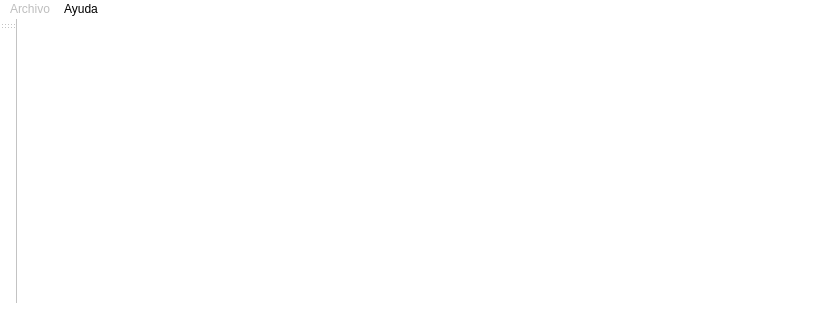
<?xml version="1.0" encoding="UTF-8"?>
<ui version="4.0">
 <class>LabSim_Audio</class>
 <widget class="QMainWindow" name="LabSim_Audio">
  <property name="windowModality">
   <enum>Qt::NonModal</enum>
  </property>
  <property name="geometry">
   <rect>
    <x>0</x>
    <y>0</y>
    <width>822</width>
    <height>325</height>
   </rect>
  </property>
  <property name="mouseTracking">
   <bool>false</bool>
  </property>
  <property name="acceptDrops">
   <bool>false</bool>
  </property>
  <property name="windowTitle">
   <string>Laboratorio de simulación Audiológico</string>
  </property>
  <property name="toolTip">
   <string>LabSim:Audio</string>
  </property>
  <property name="statusTip">
   <string>LabSim:Audio</string>
  </property>
  <property name="whatsThis">
   <string>LabSim:Audio</string>
  </property>
  <property name="accessibleName">
   <string>LabSim:Audio</string>
  </property>
  <property name="styleSheet">
   <string notr="true">background-color: rgb(255, 255, 255);</string>
  </property>
  <property name="dockNestingEnabled">
   <bool>false</bool>
  </property>
  <widget class="QWidget" name="centralwidget">
   <property name="enabled">
    <bool>true</bool>
   </property>
   <property name="sizePolicy">
    <sizepolicy hsizetype="Expanding" vsizetype="Expanding">
     <horstretch>0</horstretch>
     <verstretch>0</verstretch>
    </sizepolicy>
   </property>
   <layout class="QVBoxLayout" name="verticalLayout">
    <property name="spacing">
     <number>0</number>
    </property>
    <property name="leftMargin">
     <number>0</number>
    </property>
    <property name="topMargin">
     <number>0</number>
    </property>
    <property name="rightMargin">
     <number>0</number>
    </property>
    <property name="bottomMargin">
     <number>0</number>
    </property>
    <item>
     <widget class="QFrame" name="horizontalFrame_2">
      <property name="maximumSize">
       <size>
        <width>16777215</width>
        <height>20</height>
       </size>
      </property>
      <layout class="QHBoxLayout" name="Info">
       <property name="spacing">
        <number>0</number>
       </property>
       <property name="leftMargin">
        <number>0</number>
       </property>
       <property name="topMargin">
        <number>0</number>
       </property>
       <property name="rightMargin">
        <number>0</number>
       </property>
       <property name="bottomMargin">
        <number>0</number>
       </property>
       <item>
        <widget class="QLabel" name="lbl_info">
         <property name="font">
          <font>
           <pointsize>8</pointsize>
          </font>
         </property>
         <property name="text">
          <string/>
         </property>
        </widget>
       </item>
       <item>
        <widget class="QLabel" name="lbl_user">
         <property name="font">
          <font>
           <pointsize>8</pointsize>
          </font>
         </property>
         <property name="text">
          <string/>
         </property>
        </widget>
       </item>
       <item>
        <spacer name="horizontalSpacer">
         <property name="orientation">
          <enum>Qt::Horizontal</enum>
         </property>
         <property name="sizeHint" stdset="0">
          <size>
           <width>40</width>
           <height>20</height>
          </size>
         </property>
        </spacer>
       </item>
      </layout>
     </widget>
    </item>
    <item>
     <layout class="QHBoxLayout" name="central_principal"/>
    </item>
   </layout>
  </widget>
  <widget class="QMenuBar" name="menubar">
   <property name="geometry">
    <rect>
     <x>0</x>
     <y>0</y>
     <width>822</width>
     <height>30</height>
    </rect>
   </property>
   <widget class="QMenu" name="menuArchivo">
    <property name="enabled">
     <bool>false</bool>
    </property>
    <property name="title">
     <string>Archivo</string>
    </property>
    <addaction name="actionCargar_escenario"/>
    <addaction name="actionConectarse"/>
    <addaction name="separator"/>
    <addaction name="actionSalir_2"/>
   </widget>
   <widget class="QMenu" name="menuAyuda">
    <property name="enabled">
     <bool>true</bool>
    </property>
    <property name="title">
     <string>Ayuda</string>
    </property>
    <addaction name="action_about"/>
   </widget>
   <addaction name="menuArchivo"/>
   <addaction name="menuAyuda"/>
  </widget>
  <widget class="QStatusBar" name="statusbar"/>
  <widget class="QToolBar" name="toolBar">
   <property name="windowTitle">
    <string>toolBar</string>
   </property>
   <attribute name="toolBarArea">
    <enum>LeftToolBarArea</enum>
   </attribute>
   <attribute name="toolBarBreak">
    <bool>false</bool>
   </attribute>
  </widget>
  <action name="action_about">
   <property name="checkable">
    <bool>true</bool>
   </property>
   <property name="enabled">
    <bool>true</bool>
   </property>
   <property name="text">
    <string>Acerca de...</string>
   </property>
  </action>
  <action name="actionCargar_escenario">
   <property name="text">
    <string>Cargar escenario</string>
   </property>
  </action>
  <action name="actionConectarse">
   <property name="text">
    <string>Conectarse...</string>
   </property>
  </action>
  <action name="actionSalir">
   <property name="text">
    <string>Salir</string>
   </property>
  </action>
  <action name="actionSalir_2">
   <property name="text">
    <string>Salir</string>
   </property>
  </action>
 </widget>
 <resources/>
 <connections/>
</ui>
